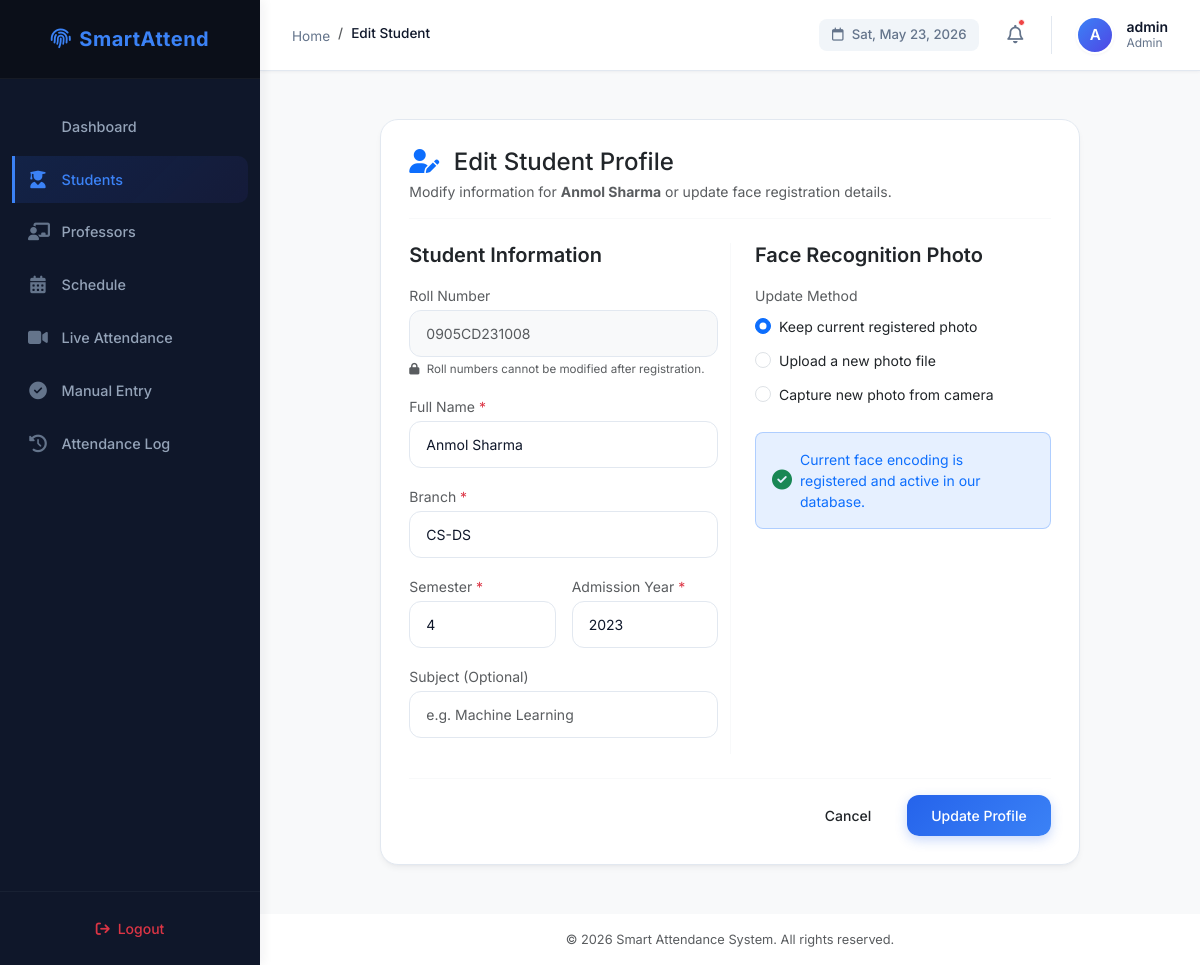
Screenshot of /edit_student/0905CD231008 (signed in) with the database file from the repository.
### tables this page shows
CREATE TABLE students (
        roll_no TEXT PRIMARY KEY,
        name TEXT NOT NULL,
        branch TEXT,
        semester INTEGER,
        admission_year INTEGER,
        subject TEXT,
        face_encoding BLOB
    , gender TEXT, age INTEGER);

### app/students/routes.py (the view, shortened to what this page needs)
@students_bp.route('/edit_student/<roll_no>', methods=['GET', 'POST'])
@login_required
@role_required(roles=['admin'])
def edit_student(roll_no):
    conn = db_connect()
    student = conn.execute(
        "SELECT roll_no, name, branch, semester, admission_year, subject, face_encoding FROM students WHERE roll_no = ?",
        (roll_no,)
    ).fetchone()
    conn.close()
    if not student:
        flash(f"Student with Roll Number '{roll_no}' not found.", "danger")
        return redirect(url_for('students.view_students'))
    current_year = datetime.now().year
    return render_template('students/edit_student.html', student=student, current_year=current_year)

### app/auth/routes.py (called while the page is built, shortened)
def login_required(f):
    @wraps(f)
    def decorated_function(*args, **kwargs):
        if 'logged_in' not in session or not session['logged_in']:
            flash('Please log in to access this page.', 'warning')
            return redirect(url_for('auth.login'))
        return f(*args, **kwargs)
    return decorated_function

def role_required(roles):
    def decorator(f):
        @wraps(f)
        def decorated_function(*args, **kwargs):
            if 'logged_in' not in session or not session['logged_in']:
                flash('Please log in to access this page.', 'warning')
                return redirect(url_for('auth.login'))
            return f(*args, **kwargs)
        return decorated_function
    return decorator

### app/extensions.py (called while the page is built)
def db_connect():
    conn = sqlite3.connect(config.DB_FILE, timeout=10)
    conn.row_factory = sqlite3.Row
    return conn

def close_connection(exception):
    db = getattr(g, '_database', None)
    if db is not None:
        db.close()

### app/templates/students/edit_student.html (shortened to what this page needs)
{% extends "layout.html" %}
{% block breadcrumb %}Edit Student{% endblock %}
{% block content %}
<div class="container-fluid px-0">
    <div class="row justify-content-center">
        <div class="col-xl-10 col-lg-11">
            <div class="saas-card">
                <div class="border-bottom border-light pb-3 mb-4">
                    <h3 class="h4 font-weight-bold text-dark mb-1">
                        <i class="fas fa-user-pen text-primary me-2"></i> Edit Student Profile
                    </h3>
                    <p class="text-muted small mb-0">Modify information for <strong>{{ student.name }}</strong> or update face registration details.</p>
                </div>
                <form method="POST" action="{{ url_for('students.edit_student', roll_no=student.roll_no) }}" enctype="multipart/form-data">
                    <div class="row g-4">
                        <div class="col-lg-6">
                            <h5 class="font-weight-bold text-dark mb-3">Student Information</h5>
                            <div class="mb-3">
                                <label for="roll_no" class="form-label small font-weight-semibold text-muted mb-1">Roll Number</label>
                                <input type="text" id="roll_no" name="roll_no" value="{{ request.form.get('roll_no', student.roll_no) }}" class="form-control saas-input bg-light text-muted" readonly style="cursor: not-allowed;">
                                <span class="text-muted d-block mt-1" style="font-size: 0.725rem;"><i class="fas fa-lock me-1"></i> Roll numbers cannot be modified after registration.</span>
                            </div>
                            <div class="mb-3">
                                <label for="name" class="form-label small font-weight-semibold text-muted mb-1">Full Name <span class="text-danger">*</span></label>
                                <input type="text" id="name" name="name" value="{{ request.form.get('name', student.name) }}" class="form-control saas-input" placeholder="e.g. John Doe" required>
                            </div>
                            <div class="mb-3">
                                <label for="branch" class="form-label small font-weight-semibold text-muted mb-1">Branch <span class="text-danger">*</span></label>
                                <input type="text" id="branch" name="branch" value="{{ request.form.get('branch', student.branch) }}" class="form-control saas-input" placeholder="e.g. Computer Science" required>
                            </div>
                            <div class="row g-3 mb-3">
                                <div class="col-sm-6">
                                    <label for="semester" class="form-label small font-weight-semibold text-muted mb-1">Semester <span class="text-danger">*</span></label>
                                    <input type="number" id="semester" name="semester" value="{{ request.form.get('semester', student.semester) }}" min="1" max="10" class="form-control saas-input" placeholder="e.g. 6" required>
                                </div>
                                <div class="col-sm-6">
                                    <label for="admission_year" class="form-label small font-weight-semibold text-muted mb-1">Admission Year <span class="text-danger">*</span></label>
                                    <input type="number" id="admission_year" name="admission_year" value="{{ request.form.get('admission_year', student.admission_year) }}" min="1900" max="{{ current_year + 5 }}" class="form-control saas-input" required>
                                </div>
                            </div>
                            <div class="mb-3">
                                <label for="subject" class="form-label small font-weight-semibold text-muted mb-1">Subject (Optional)</label>
                                <input type="text" id="subject" name="subject" value="{{ request.form.get('subject', student.subject or '') }}" class="form-control saas-input" placeholder="e.g. Machine Learning">
                            </div>
                        </div>
                        <div class="col-lg-6 border-start border-light ps-lg-4">
                            <h5 class="font-weight-bold text-dark mb-3">Face Recognition Photo</h5>
                            <div class="mb-4">
                                <label class="form-label small font-weight-semibold text-muted mb-2">Update Method</label>
                                <div class="d-flex flex-column gap-2">
                                    <div class="form-check">
                                        <input class="form-check-input" type="radio" id="keep_current" name="photo_upload_method" value="keep_current" checked>
                                        <label class="form-check-label small font-weight-semibold text-dark" for="keep_current">
                                            Keep current registered photo
                                        </label>
                                    </div>
                                    <div class="form-check">
                                        <input class="form-check-input" type="radio" id="upload_file" name="photo_upload_method" value="file_upload">
                                        <label class="form-check-label small font-weight-semibold text-dark" for="upload_file">
                                            Upload a new photo file
                                        </label>
                                    </div>
                                    <div class="form-check">
                                        <input class="form-check-input" type="radio" id="capture_camera" name="photo_upload_method" value="camera_capture">
                                        <label class="form-check-label small font-weight-semibold text-dark" for="capture_camera">
                                            Capture new photo from camera
                                        </label>
                                    </div>
                                </div>
                            </div>
                            <div id="current_photo_section" class="p-3 bg-primary bg-opacity-10 border border-primary border-opacity-25 rounded-3 text-primary mb-3">
                                {% if student.face_encoding %}
                                    <div class="d-flex align-items-center small">
                                        <i class="fas fa-circle-check fs-5 me-2 text-success"></i>
                                        <span>Current face encoding is registered and active in our database.</span>
                                    </div>
                                {% else %}
                                    <div class="d-flex align-items-center small text-danger">
                                        <i class="fas fa-triangle-exclamation fs-5 me-2"></i>
                                        <span>No face encoding registered! Please select a method to add a face photo.</span>
                                    </div>
                                {% endif %}
                            </div>
                        </div>
                    </div>
                    <div class="d-flex justify-content-end align-items-center gap-3 pt-3 border-top border-light mt-4">
                        <a href="{{ url_for('students.view_students') }}" class="btn btn-saas btn-saas-outline">Cancel</a>
                        <button type="submit" class="btn btn-saas btn-saas-primary glow-primary px-4">Update Profile</button>
                    </div>
                </form>
            </div>
        </div>
    </div>
</div>
{% endblock %}

### static/style.css (style rules this page uses)
:root { --primary: #2563eb; --primary-gradient: linear-gradient(135deg, #2563eb, #3b82f6); --accent: #4f46e5; --accent-gradient: linear-gradient(135deg, #4f46e5, #6366f1); --success: #22c55e; --success-gradient: linear-gradient(135deg, #22c55e, #4ade80); --danger: #ef4444; --danger-gradient: linear-gradient(135deg, #ef4444, #f87171); --warning: #f59e0b; --warning-gradient: linear-gradient(135deg, #f59e0b, #fbbf24); --bg-main: #f8fafc; --card-bg: #ffffff; --text-primary: #0f172a; --text-secondary: #64748b; --border-color: #e2e8f0; --shadow-sm: 0 1px 3px rgba(15, 23, 42, 0.05); --shadow-md: 0 4px 6px -1px rgba(15, 23, 42, 0.05), 0 2px 4px -2px rgba(15, 23, 42, 0.05); --shadow-lg: 0 10px 15px -3px rgba(15, 23, 42, 0.05), 0 4px 6px -4px rgba(15, 23, 42, 0.05); --shadow-premium: 0 20px 25px -5px rgba(15, 23, 42, 0.04), 0 10px 10px -5px rgba(15, 23, 42, 0.04); }
body { font-family: 'Inter', sans-serif; background-color: var(--bg-main); color: var(--text-primary); overflow-x: hidden; }
.saas-card { background-color: var(--card-bg); border: 1px solid var(--border-color); border-radius: 18px; padding: 1.75rem; box-shadow: var(--shadow-md); transition: all 0.3s cubic-bezier(0.16, 1, 0.3, 1); position: relative; overflow: hidden; }
h1, h2, h3, h4, h5, h6 { font-weight: 600; color: var(--text-primary); }
.saas-input, .saas-select { border: 1.5px solid var(--border-color); border-radius: 12px; padding: 0.75rem 1rem; font-size: 0.875rem; color: var(--text-primary); background-color: #ffffff; box-shadow: none; transition: all 0.2s ease-in-out; }
.glow-primary { box-shadow: 0 4px 14px 0 rgba(37, 99, 235, 0.3); }
.btn-saas { border-radius: 12px; padding: 0.625rem 1.25rem; font-weight: 500; font-size: 0.875rem; transition: all 0.2s ease; display: inline-flex; align-items: center; justify-content: center; gap: 0.5rem; border: none; }
.btn-saas-primary { background: var(--primary-gradient); color: white; box-shadow: 0 4px 12px rgba(37, 99, 235, 0.25); }

### rows the page displays
students: name "Anmol Sharma", roll_no "0905CD231008", branch "CS-DS", semester "4", admission_year "2023"

### other values shown
{{ session.username[0]|upper if session.username else 'A' }} "A"
{{ session.username }} "admin"
{{ session.role }} "Admin"
{{ now.year if now is defined else 2026 }} "2026"
